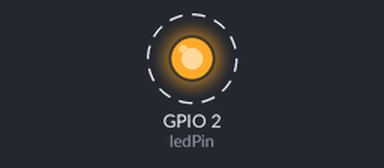
A sketch run on a simulated ESP8266 (NodeMCU). Shown: output pins drawn as LEDs (lit = HIGH). Dashed ring = blinking. WiFi joins after 1.5 s; servers stay silent unless stated; what the sketch prints to the serial monitor is not drawn.

Above: at 2.5 s.
Timing chart, 0 to 6.6 s (numbered marks = the images above):
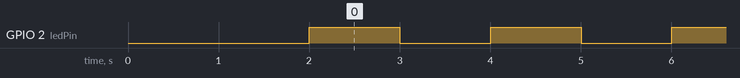

The sketch:

main.ino
```cpp
 #include <ESP8266WiFi.h>

  static uint8_t ledPin = BUILTIN_LED;

void setup()
{
    pinMode(ledPin, OUTPUT);

    Serial.begin(115200);
    Serial.println("Starting Wifi..");

    WiFi.mode(WIFI_STA);
    WiFi.begin("Aviaarav-2.4G", "poojasingh");
    while (WiFi.status() != WL_CONNECTED)
    {
        delay(1000);
        Serial.print(".");
    }
    Serial.println("Connected..");

    Serial.print("IP Address: ");
    Serial.println(WiFi.localIP());

    Serial.print("WiFi Channel: ");
    Serial.println(WiFi.channel());
}

void loop()
{
    digitalWrite(ledPin, 1);
    delay(1000);
    digitalWrite(ledPin, 0);
    delay(1000);
}
```

Measured:
- by itself, GPIO 2 (ledPin): alternates HIGH for 1.0 s and LOW for 1.0 s
